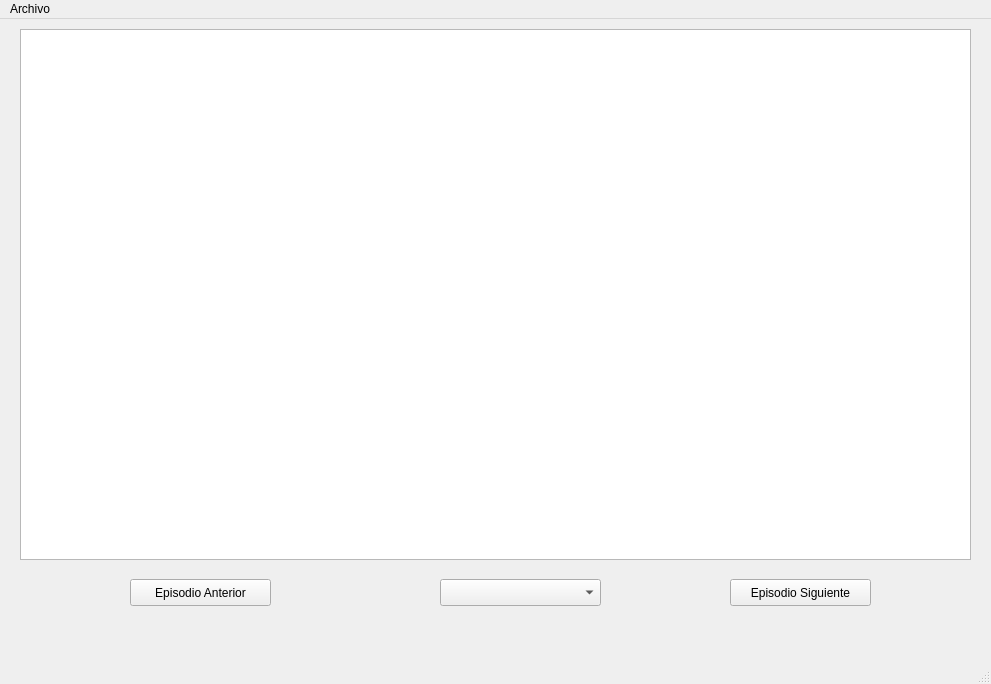
<?xml version="1.0" encoding="UTF-8"?>
<ui version="4.0">
 <class>MainWindow</class>
 <widget class="QMainWindow" name="MainWindow">
  <property name="geometry">
   <rect>
    <x>0</x>
    <y>0</y>
    <width>991</width>
    <height>684</height>
   </rect>
  </property>
  <property name="windowTitle">
   <string>Intérprete de sueños</string>
  </property>
  <widget class="QWidget" name="centralwidget">
   <widget class="QPushButton" name="next_e_btn">
    <property name="geometry">
     <rect>
      <x>730</x>
      <y>560</y>
      <width>141</width>
      <height>27</height>
     </rect>
    </property>
    <property name="text">
     <string>Episodio Siguiente</string>
    </property>
   </widget>
   <widget class="QPushButton" name="prev_e_btn">
    <property name="geometry">
     <rect>
      <x>130</x>
      <y>560</y>
      <width>141</width>
      <height>27</height>
     </rect>
    </property>
    <property name="text">
     <string>Episodio Anterior</string>
    </property>
   </widget>
   <widget class="GraphicsLayoutWidget" name="plotConsumo">
    <property name="geometry">
     <rect>
      <x>20</x>
      <y>10</y>
      <width>951</width>
      <height>531</height>
     </rect>
    </property>
   </widget>
   <widget class="QComboBox" name="cbxEpisodio">
    <property name="geometry">
     <rect>
      <x>440</x>
      <y>560</y>
      <width>161</width>
      <height>27</height>
     </rect>
    </property>
   </widget>
  </widget>
  <widget class="QMenuBar" name="menubar">
   <property name="geometry">
    <rect>
     <x>0</x>
     <y>0</y>
     <width>991</width>
     <height>25</height>
    </rect>
   </property>
   <widget class="QMenu" name="menuArchivo">
    <property name="title">
     <string>Archivo</string>
    </property>
    <addaction name="actionAbrir"/>
   </widget>
   <addaction name="menuArchivo"/>
  </widget>
  <widget class="QStatusBar" name="statusbar"/>
  <action name="actionAbrir">
   <property name="text">
    <string>Abrir</string>
   </property>
  </action>
 </widget>
 <customwidgets>
  <customwidget>
   <class>GraphicsLayoutWidget</class>
   <extends>QGraphicsView</extends>
   <header>pyqtgraph</header>
  </customwidget>
 </customwidgets>
 <resources/>
 <connections/>
</ui>
